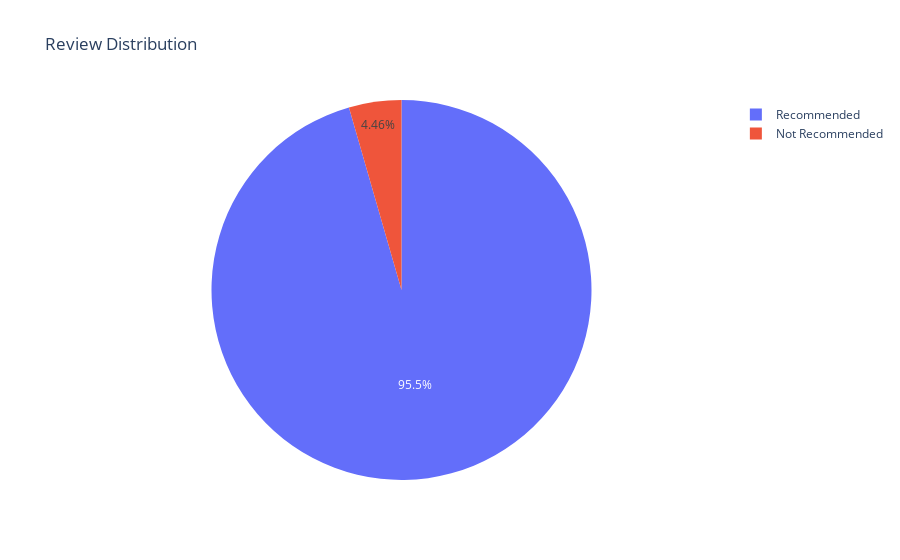

Source (notebook cell):
### Markdown cell above
## Generating pie chart using Plotly Express
The pie chart represents the distribution of different review types

### Code cell
review_counts = df['Review'].value_counts()
px.pie(
    review_counts,        # The data source for the pie chart.
    values=review_counts, # The values that each slice of the pie chart will represent.
    names=review_counts.index, # The names of each slice, corresponding to the review types.
    title='Review Distribution' # The title of the pie chart.
)

### Figure 1 — Plotly figure (JSON) as saved in the notebook; plotly's stock layout.template omitted (floating-point values rounded to 4 significant figures)
{"data": [{"domain": {"x": [0, 1], "y": [0, 1]}, "hovertemplate": "Review=%{label}<br>value=%{value}<extra></extra>", "labels": ["Recommended", "Not Recommended"], "legendgroup": "", "name": "", "showlegend": true, "type": "pie", "values": [2035, 95]}], "layout": {"autosize": true, "legend": {"tracegroupgap": 0}, "title": {"text": "Review Distribution"}}}
